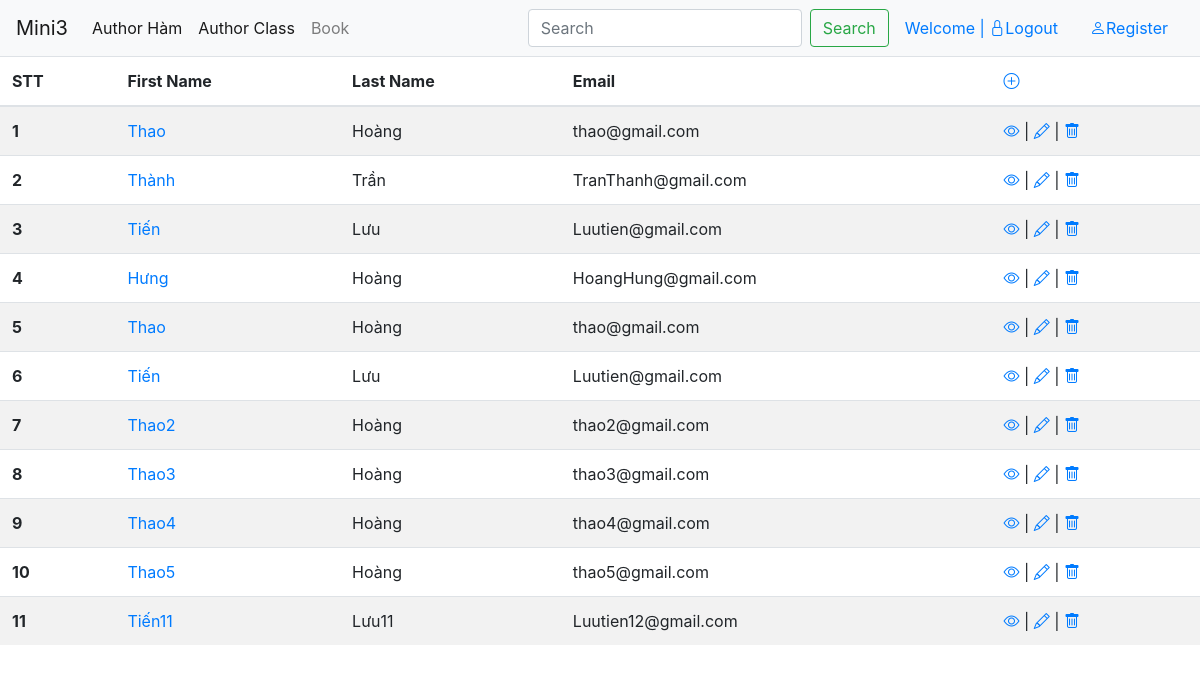
Page /list-author (signed in) on the committed database.
### myapp/models.py (models this page shows, shortened)
class Author(models.Model):
    first_name = models.CharField(max_length=30)
    last_name = models.CharField(max_length=30)
    email = models.EmailField()
    class Meta:
        db_table='Author'

### myapp/views.py (the view)
# urls.py: url(r"^list-author$", views.list_author, name="list_author"),
def list_author(request):
    all_authors= Author.objects.all()
    search=request.GET.get('search')
    if search:
        all_authors=all_authors.filter(Q(first_name__icontains=search) | Q(last_name__icontains=search))
    return render(
        request=request,
        template_name="author/list.html",
        context={
            'all_authors':all_authors
        }
    )

### myapp/templates/author/list.html (shortened to what this page needs)
<!DOCTYPE html>
<html lang="en">
<head>
    <link rel="stylesheet" href="https://cdn.jsdelivr.net/npm/bootstrap@4.6.0/dist/css/bootstrap.min.css">
    <link rel="stylesheet" href="https://cdn.jsdelivr.net/npm/bootstrap-icons@1.5.0/font/bootstrap-icons.css">
</head>
<body>
    <div class="container-fluide">
        <nav class="navbar navbar-expand-lg navbar-light bg-light">
            <a class="navbar-brand" href="{% url 'index' %}">Mini3</a>
            <div class="collapse navbar-collapse" id="navbarSupportedContent">
              <ul class="navbar-nav mr-auto">
                <li class="nav-item active">
                  <a class="nav-link" href="{% url 'list_author' %}">Author Hàm <span class="sr-only">(current)</span></a>
                </li>
                <li class="nav-item active">
                  <a class="nav-link" href="{% url 'all-author' %}">Author Class <span class="sr-only">(current)</span></a>
                </li>
                <li class="nav-item">
                  <a class="nav-link" href="#">Book</a>
                </li>
              </ul>
              <form class="form-inline my-2 my-lg-0" action="{% url 'list_author' %}">
                <input class="form-control mr-sm-2" type="search" placeholder="Search" aria-label="Search" name="search">
                <button class="btn btn-outline-success my-2 my-sm-0" type="submit">Search</button>
              </form>
              <ul class="nav justify-content-end">
                <li class="nav-item">
                  {% if user.is_authenticated %}
                  <a class="nav-link" href="{% url 'logout_user' %}">Welcome {{ user.first_name }} {{ user.last_name }} | <i class="bi bi-lock"></i>Logout</a>
                  {% else %}
                  <a class="nav-link" href="{% url 'login' %}"><i class="bi bi-unlock"></i>Login</a>
                  {% endif %}
                </li>
                <li class="nav-item">
                  <a class="nav-link" href="{% url 'register' %}"><i class="bi bi-person"></i>Register</a>
                </li>
              </ul>
            </div>
          </nav>
        <div class="row">
            <div class="col-md-12">
                <table class="table table-striped">
                    <thead>
                      <tr>
                        <th scope="col">STT</th>
                        <th scope="col">First Name</th>
                        <th scope="col">Last Name</th>
                        <th scope="col">Email </th>
                        <th scope="col"><a href="{% url 'add_author' %}"><i class="bi bi-plus-circle"></i></a></th>
                      </tr>
                    </thead>
                    <tbody>
                            {% for author in all_authors %}
                                <tr>
                                    <th scope="row">{{ forloop.counter }}</th>
                                    <td><a href="{% url 'view_detail_author' author_id=author.id %}">{{ author.first_name }}</a></td>
                                    <td>{{ author.last_name }}</td>
                                    <td>{{ author.email }}</td>
                                    <td>
                                        <a href="{% url 'view_detail_author' author_id=author.id %}"><i class="bi bi-eye"></i></a>
                                        | <a href="{% url 'update_author' author_id=author.id %}"><i class="bi bi-pencil"></i></a>
                                        | <a href="{% url 'delete_author' author_id=author.id %}"><i class="bi bi-trash"></i></a>
                                    </td>
                                </tr>
                            {% endfor %}
                    </tbody>
                </table>
            </div>
        </div>
    </div>
</body>
</html>

### rows in the picture
Author: first_name "Thao", last_name "Hoàng", email "thao@gmail.com"
Author: first_name "Thành", last_name "Trần", email "TranThanh@gmail.com"
Author: first_name "Tiến", last_name "Lưu", email "Luutien@gmail.com"
Author: first_name "Hưng", last_name "Hoàng", email "HoangHung@gmail.com"
Author: first_name "Thao", last_name "Hoàng", email "thao@gmail.com"
Author: first_name "Tiến", last_name "Lưu", email "Luutien@gmail.com"
Author: first_name "Thao2", last_name "Hoàng", email "thao2@gmail.com"
Author: first_name "Thao3", last_name "Hoàng", email "thao3@gmail.com"
Author: first_name "Thao4", last_name "Hoàng", email "thao4@gmail.com"
Author: first_name "Thao5", last_name "Hoàng", email "thao5@gmail.com"
Author: first_name "Tiến11", last_name "Lưu11", email "Luutien12@gmail.com"
